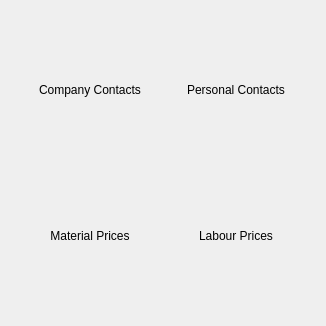
<?xml version="1.0" encoding="UTF-8"?>
<ui version="4.0">
 <class>HomeWidget</class>
 <widget class="QWidget" name="HomeWidget">
  <property name="geometry">
   <rect>
    <x>0</x>
    <y>0</y>
    <width>326</width>
    <height>326</height>
   </rect>
  </property>
  <property name="sizePolicy">
   <sizepolicy hsizetype="Preferred" vsizetype="Preferred">
    <horstretch>0</horstretch>
    <verstretch>0</verstretch>
   </sizepolicy>
  </property>
  <property name="windowTitle">
   <string>Form</string>
  </property>
  <property name="styleSheet">
   <string notr="true">QWidget #HomeWidget { border : 3px ridge rgb(160, 160, 160) };</string>
  </property>
  <layout class="QGridLayout" name="gridLayout">
   <property name="margin">
    <number>20</number>
   </property>
   <item row="0" column="0">
    <widget class="QToolButton" name="businessButton">
     <property name="sizePolicy">
      <sizepolicy hsizetype="Fixed" vsizetype="Fixed">
       <horstretch>0</horstretch>
       <verstretch>0</verstretch>
      </sizepolicy>
     </property>
     <property name="minimumSize">
      <size>
       <width>140</width>
       <height>140</height>
      </size>
     </property>
     <property name="maximumSize">
      <size>
       <width>140</width>
       <height>140</height>
      </size>
     </property>
     <property name="focusPolicy">
      <enum>Qt::NoFocus</enum>
     </property>
     <property name="text">
      <string>Company Contacts</string>
     </property>
     <property name="icon">
      <iconset>
       <normalon>:/CompanyIcon</normalon>
      </iconset>
     </property>
     <property name="iconSize">
      <size>
       <width>110</width>
       <height>110</height>
      </size>
     </property>
     <property name="toolButtonStyle">
      <enum>Qt::ToolButtonTextUnderIcon</enum>
     </property>
     <property name="autoRaise">
      <bool>true</bool>
     </property>
    </widget>
   </item>
   <item row="0" column="1">
    <widget class="QToolButton" name="contactsButton">
     <property name="sizePolicy">
      <sizepolicy hsizetype="Fixed" vsizetype="Fixed">
       <horstretch>0</horstretch>
       <verstretch>0</verstretch>
      </sizepolicy>
     </property>
     <property name="minimumSize">
      <size>
       <width>140</width>
       <height>140</height>
      </size>
     </property>
     <property name="maximumSize">
      <size>
       <width>140</width>
       <height>140</height>
      </size>
     </property>
     <property name="focusPolicy">
      <enum>Qt::NoFocus</enum>
     </property>
     <property name="text">
      <string>Personal Contacts</string>
     </property>
     <property name="icon">
      <iconset>
       <normalon>:/ContactIcon</normalon>
      </iconset>
     </property>
     <property name="iconSize">
      <size>
       <width>110</width>
       <height>110</height>
      </size>
     </property>
     <property name="toolButtonStyle">
      <enum>Qt::ToolButtonTextUnderIcon</enum>
     </property>
     <property name="autoRaise">
      <bool>true</bool>
     </property>
    </widget>
   </item>
   <item row="1" column="0">
    <widget class="QToolButton" name="materialButton">
     <property name="sizePolicy">
      <sizepolicy hsizetype="Fixed" vsizetype="Fixed">
       <horstretch>0</horstretch>
       <verstretch>0</verstretch>
      </sizepolicy>
     </property>
     <property name="minimumSize">
      <size>
       <width>140</width>
       <height>140</height>
      </size>
     </property>
     <property name="maximumSize">
      <size>
       <width>140</width>
       <height>140</height>
      </size>
     </property>
     <property name="focusPolicy">
      <enum>Qt::NoFocus</enum>
     </property>
     <property name="text">
      <string>Material Prices</string>
     </property>
     <property name="icon">
      <iconset>
       <normalon>:/MaterialIcon</normalon>
      </iconset>
     </property>
     <property name="iconSize">
      <size>
       <width>110</width>
       <height>110</height>
      </size>
     </property>
     <property name="toolButtonStyle">
      <enum>Qt::ToolButtonTextUnderIcon</enum>
     </property>
     <property name="autoRaise">
      <bool>true</bool>
     </property>
    </widget>
   </item>
   <item row="1" column="1">
    <widget class="QToolButton" name="labourButton">
     <property name="sizePolicy">
      <sizepolicy hsizetype="Fixed" vsizetype="Fixed">
       <horstretch>0</horstretch>
       <verstretch>0</verstretch>
      </sizepolicy>
     </property>
     <property name="minimumSize">
      <size>
       <width>140</width>
       <height>140</height>
      </size>
     </property>
     <property name="maximumSize">
      <size>
       <width>140</width>
       <height>140</height>
      </size>
     </property>
     <property name="focusPolicy">
      <enum>Qt::NoFocus</enum>
     </property>
     <property name="text">
      <string>Labour Prices</string>
     </property>
     <property name="icon">
      <iconset>
       <normalon>:/LabourIcon</normalon>
      </iconset>
     </property>
     <property name="iconSize">
      <size>
       <width>110</width>
       <height>110</height>
      </size>
     </property>
     <property name="toolButtonStyle">
      <enum>Qt::ToolButtonTextUnderIcon</enum>
     </property>
     <property name="autoRaise">
      <bool>true</bool>
     </property>
    </widget>
   </item>
  </layout>
 </widget>
 <resources/>
 <connections/>
</ui>
